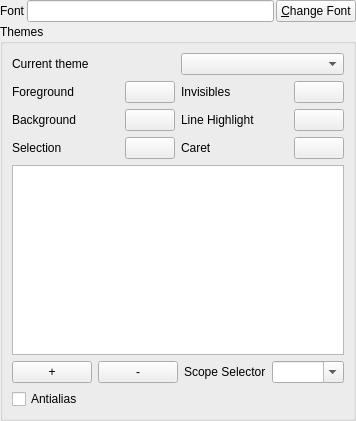
<?xml version="1.0" encoding="UTF-8"?>
<ui version="4.0">
 <class>FontThemeConfig</class>
 <widget class="QWidget" name="FontThemeConfig">
  <property name="geometry">
   <rect>
    <x>0</x>
    <y>0</y>
    <width>315</width>
    <height>421</height>
   </rect>
  </property>
  <property name="windowTitle">
   <string>Font and Theme</string>
  </property>
  <property name="windowIcon">
   <iconset resource="../../resources.qrc">
    <normaloff>:/icons/actions/format-font-size-more.png</normaloff>:/icons/actions/format-font-size-more.png</iconset>
  </property>
  <layout class="QVBoxLayout" name="verticalLayout_2">
   <property name="spacing">
    <number>2</number>
   </property>
   <property name="margin">
    <number>0</number>
   </property>
   <item>
    <layout class="QHBoxLayout" name="horizontalLayout">
     <item>
      <widget class="QLabel" name="label">
       <property name="text">
        <string>Font</string>
       </property>
      </widget>
     </item>
     <item>
      <widget class="QLineEdit" name="lineFont">
       <property name="readOnly">
        <bool>true</bool>
       </property>
      </widget>
     </item>
     <item>
      <widget class="QPushButton" name="pushButtonChangeFont">
       <property name="text">
        <string>&amp;Change Font</string>
       </property>
      </widget>
     </item>
    </layout>
   </item>
   <item>
    <widget class="QGroupBox" name="groupBox">
     <property name="title">
      <string>Themes</string>
     </property>
     <layout class="QVBoxLayout" name="verticalLayout">
      <item>
       <layout class="QHBoxLayout" name="horizontalLayout_2">
        <item>
         <widget class="QLabel" name="label_2">
          <property name="sizePolicy">
           <sizepolicy hsizetype="Minimum" vsizetype="Preferred">
            <horstretch>0</horstretch>
            <verstretch>0</verstretch>
           </sizepolicy>
          </property>
          <property name="text">
           <string>Current theme</string>
          </property>
         </widget>
        </item>
        <item>
         <widget class="QComboBox" name="comboBoxThemes"/>
        </item>
       </layout>
      </item>
      <item>
       <layout class="QGridLayout" name="gridLayout">
        <item row="0" column="0">
         <widget class="QLabel" name="label_3">
          <property name="text">
           <string>Foreground</string>
          </property>
         </widget>
        </item>
        <item row="0" column="1">
         <widget class="QPushButton" name="pushButtonForeground">
          <property name="maximumSize">
           <size>
            <width>50</width>
            <height>16777215</height>
           </size>
          </property>
          <property name="text">
           <string/>
          </property>
         </widget>
        </item>
        <item row="0" column="2">
         <widget class="QLabel" name="label_6">
          <property name="text">
           <string>Invisibles</string>
          </property>
         </widget>
        </item>
        <item row="0" column="3">
         <widget class="QPushButton" name="pushButtonInvisibles">
          <property name="maximumSize">
           <size>
            <width>50</width>
            <height>16777215</height>
           </size>
          </property>
          <property name="text">
           <string/>
          </property>
         </widget>
        </item>
        <item row="1" column="0">
         <widget class="QLabel" name="label_4">
          <property name="text">
           <string>Background</string>
          </property>
         </widget>
        </item>
        <item row="1" column="1">
         <widget class="QPushButton" name="pushButtonBackground">
          <property name="maximumSize">
           <size>
            <width>50</width>
            <height>16777215</height>
           </size>
          </property>
          <property name="text">
           <string/>
          </property>
         </widget>
        </item>
        <item row="1" column="2">
         <widget class="QLabel" name="label_8">
          <property name="text">
           <string>Line Highlight</string>
          </property>
         </widget>
        </item>
        <item row="1" column="3">
         <widget class="QPushButton" name="pushButtonLineHighlight">
          <property name="maximumSize">
           <size>
            <width>50</width>
            <height>16777215</height>
           </size>
          </property>
          <property name="text">
           <string/>
          </property>
         </widget>
        </item>
        <item row="2" column="0">
         <widget class="QLabel" name="label_5">
          <property name="text">
           <string>Selection</string>
          </property>
         </widget>
        </item>
        <item row="2" column="1">
         <widget class="QPushButton" name="pushButtonSelection">
          <property name="maximumSize">
           <size>
            <width>50</width>
            <height>16777215</height>
           </size>
          </property>
          <property name="text">
           <string/>
          </property>
         </widget>
        </item>
        <item row="2" column="2">
         <widget class="QLabel" name="label_7">
          <property name="text">
           <string>Caret</string>
          </property>
         </widget>
        </item>
        <item row="2" column="3">
         <widget class="QPushButton" name="pushButtonCaret">
          <property name="maximumSize">
           <size>
            <width>50</width>
            <height>16777215</height>
           </size>
          </property>
          <property name="text">
           <string/>
          </property>
         </widget>
        </item>
       </layout>
      </item>
      <item>
       <widget class="QTableView" name="tableView">
        <property name="showGrid">
         <bool>false</bool>
        </property>
        <property name="sortingEnabled">
         <bool>true</bool>
        </property>
       </widget>
      </item>
      <item>
       <layout class="QHBoxLayout" name="horizontalLayout_3">
        <item>
         <widget class="QPushButton" name="pushButtonAdd">
          <property name="text">
           <string>+</string>
          </property>
         </widget>
        </item>
        <item>
         <widget class="QPushButton" name="pushButtonRemove">
          <property name="text">
           <string>-</string>
          </property>
         </widget>
        </item>
        <item>
         <spacer name="horizontalSpacer">
          <property name="orientation">
           <enum>Qt::Horizontal</enum>
          </property>
          <property name="sizeHint" stdset="0">
           <size>
            <width>40</width>
            <height>20</height>
           </size>
          </property>
         </spacer>
        </item>
        <item>
         <widget class="QLabel" name="label_9">
          <property name="text">
           <string>Scope Selector</string>
          </property>
         </widget>
        </item>
        <item>
         <widget class="QComboBox" name="comboBoxScope">
          <property name="editable">
           <bool>true</bool>
          </property>
         </widget>
        </item>
       </layout>
      </item>
      <item>
       <widget class="QCheckBox" name="checkBox">
        <property name="text">
         <string>Antialias</string>
        </property>
       </widget>
      </item>
     </layout>
    </widget>
   </item>
  </layout>
 </widget>
 <resources>
  <include location="../../resources.qrc"/>
 </resources>
 <connections/>
</ui>
